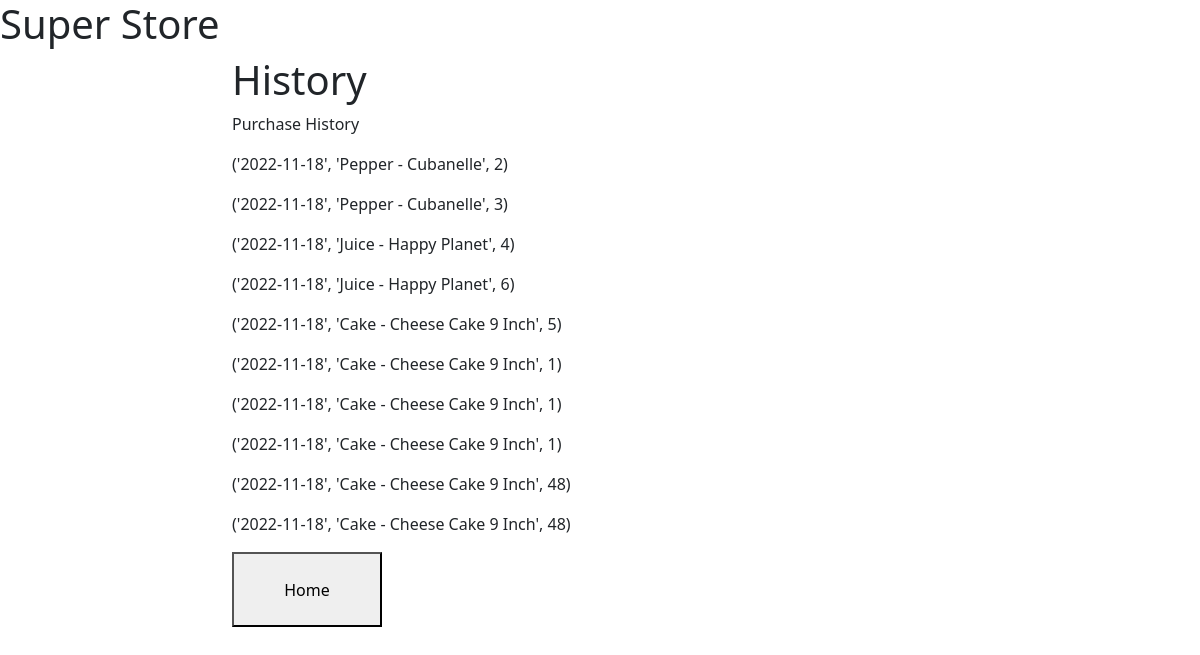
The page /history (signed in) on the database as committed earlier.
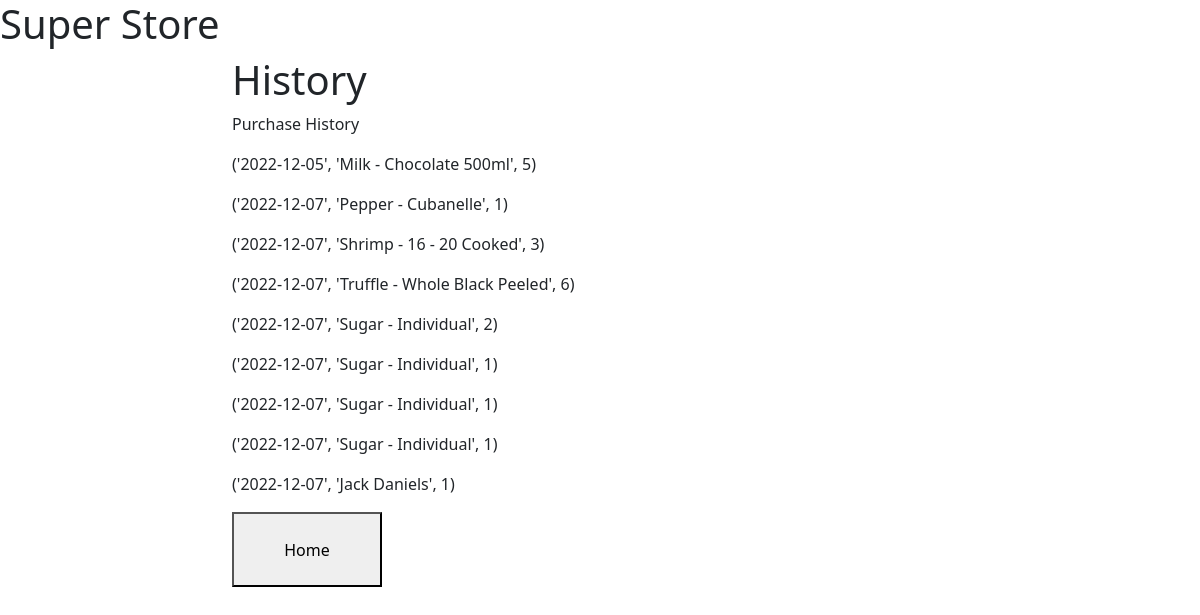
The same page on the database as committed later.
### tables this page shows
CREATE TABLE History(order_id INTEGER PRIMARY KEY, item_id INTEGER NOT NULL, date_time TEXT NOT NULL, user TEXT NOT NULL, purchased INTEGER, added INTEGER);

### app.py (the view)
@app.route('/history',methods=['GET', 'POST'])
def history():
    username = session['username']
    print(do_query("SELECT * FROM HISTORY WHERE user = 'a'", True))
    is_supplier = session['is_supplier']
    submission_message = ""
    if is_supplier == 0:
        query = (f"SELECT History.date_time, Inventory.item_name, History.purchased FROM (History INNER JOIN Inventory ON Inventory.item_id = History.item_id) WHERE user = '{username}';")
        submission_message = "Purchase History"
    elif is_supplier == 1:
        query = (f"SELECT History.date_time, Inventory.item_name, History.added FROM (History INNER JOIN Inventory ON Inventory.item_id = History.item_id) WHERE user = '{username}';")
        submission_message = "Delivery History"
    hist = do_query(query, True)
    print(hist)
    return render_template('history.html', history_list=hist, submission_message=submission_message)

### app.py (called while the page is built)
def do_query(query, want_output):
    try:
        output = cur.execute(query).fetchall()
        conn.commit()
        if want_output:
            return output
        else:
            return True
    except sqlite3.Error as er:
        print("an error occured while attempting to perform a query")
        return False

### templates/history.html (shortened to what this page needs)
{% extends 'base.html' %}
{% block content %}
<div class="col-md-10 col-lg-8 mx-lg-auto mx-md-auto">
  <h1>History</h1>
  <p>{{ submission_message }}</p>
  {% for item in history_list %}
    <p> {{ item }} </p>
  {% endfor %}
  <p><a href="{{ url_for('return_to_home') }}" ><button class=grey style="height:75px;width:150px">Home</button></a></p>
</div>
{% endblock %}

### templates/base.html (shortened to what this page needs)
<!DOCTYPE html>
<html lang="en">
  <head>
    <link
      href="https://cdn.jsdelivr.net/npm/bootstrap@5.1.3/dist/css/bootstrap.min.css"
      rel="stylesheet"
    />
    <h1>Super Store</h1>
  </head>
  <body>
    <div class="container">
        <div class="row">
          {% block content %}{% endblock %}
        </div>
    </div>
  </body>
</html>

Rows that differ between the two databases and show on the page:
no longer on this page (row edited): History: item "('2022-11-18', 'Pepper - Cubanelle', 3)"
no longer on this page (row edited): History: item "('2022-11-18', 'Juice - Happy Planet', 4)"
no longer on this page (row edited): History: item "('2022-11-18', 'Juice - Happy Planet', 6)"
no longer on this page (row edited): History: item "('2022-11-18', 'Cake - Cheese Cake 9 Inch', 5)"
changed History (number 1 of 9 on the later page): item "('2022-11-18', 'Pepper - Cubanelle', 2)" → "('2022-12-05', 'Milk - Chocolate 500ml', 5)"
now on this page (row edited): History: item "('2022-12-07', 'Pepper - Cubanelle', 1)"
now on this page (row edited): History: item "('2022-12-07', 'Shrimp - 16 - 20 Cooked', 3)"
changed History (number 4 of 9 on the later page): item "('2022-11-18', 'Cake - Cheese Cake 9 Inch', 1)" → "('2022-12-07', 'Truffle - Whole Black Peeled', 6)"
changed History (number 5 of 9 on the later page): item "('2022-11-18', 'Cake - Cheese Cake 9 Inch', 1)" → "('2022-12-07', 'Sugar - Individual', 2)"
changed History (number 6 of 9 on the later page): item "('2022-11-18', 'Cake - Cheese Cake 9 Inch', 1)" → "('2022-12-07', 'Sugar - Individual', 1)"
changed History (number 7 of 9 on the later page): item "('2022-11-18', 'Cake - Cheese Cake 9 Inch', 48)" → "('2022-12-07', 'Sugar - Individual', 1)"
changed History (number 8 of 9 on the later page): item "('2022-11-18', 'Cake - Cheese Cake 9 Inch', 48)" → "('2022-12-07', 'Sugar - Individual', 1)"
added History: item "('2022-12-07', 'Jack Daniels', 1)"
